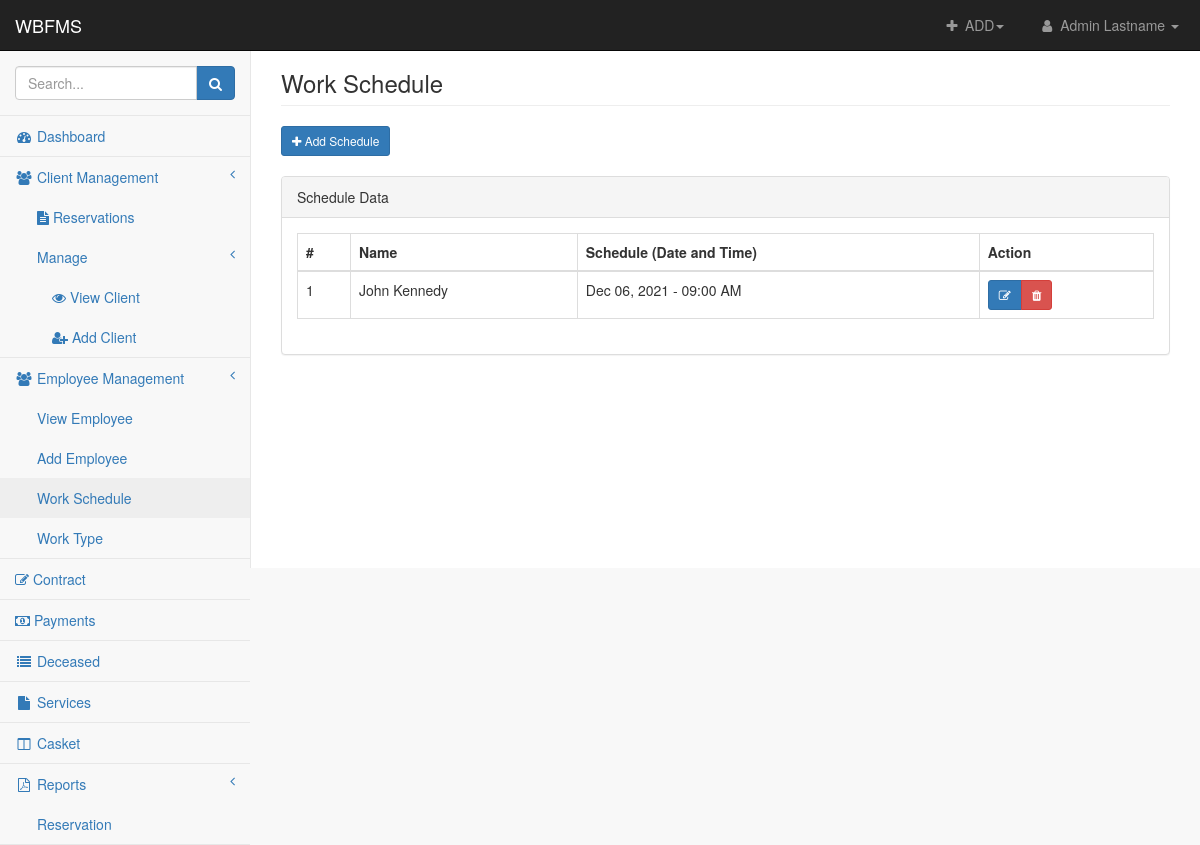
The app's page /admin/work-schedule.php (signed in) with its own data.
### tables this page shows
CREATE TABLE `work_schedule` (
  `work_schedule_id` int(11) NOT NULL,
  `date` date NOT NULL,
  `time` time NOT NULL,
  `employee_id` int(11) NOT NULL,
  `branch_id` int(11) NOT NULL
);

CREATE TABLE `employee` (
  `employee_id` int(11) NOT NULL,
  `employee_fname` text NOT NULL,
  `employee_mname` text NOT NULL,
  `employee_lname` text NOT NULL,
  `contact` int(11) NOT NULL,
  `branch_id` int(11) NOT NULL,
  `work_type` int(11) NOT NULL
);

### admin/includes/session.php (called while the page is built, shortened)
<?php
	include 'db-connection.php';
	$sql = "SELECT * FROM admin LEFT JOIN branches ON admin.branch_id = branches.branch_id WHERE admin.admin_id = '".$_SESSION['admin']."' AND branches.branch_id = '".$_SESSION['branch']."'";
	$query = $conn->query($sql);
	$user = $query->fetch_assoc();
?>

### admin/work-schedule.php (the view, shortened to what this page needs)
<?php include 'includes/header.php' ?>
<body>
<div id="wrapper">
    <?php include 'includes/nav.php' ?>
    <div class="navbar-default sidebar" role="navigation">
        <div class="sidebar-nav navbar-collapse">
            <ul class="nav" id="side-menu">
                <li class="sidebar-search">
                    <div class="input-group custom-search-form">
                        <input type="text" class="form-control" placeholder="Search...">
                        <span class="input-group-btn">
                            <button class="btn btn-primary" type="button">
                                <i class="fa fa-search"></i>
                            </button>
                        </span>
                    </div>
                </li>
                <li>
                    <a href="homepage.php" ><i class="fa fa-dashboard fa-fw"></i> Dashboard</a>
                </li>
                <li>
                    <a href="#"><i class="fa fa-users fa-fw"></i> Client Management<span class="fa arrow"></span></a>
                    <ul class="nav nav-second-level">
                    <li>
                            <a href="reservations.php"><i class="fa fa-file-text"></i> Reservations</a>
                        </li>
                        <li>
                            <a href="#">Manage<span class="fa arrow"></span></a>
                            <ul class="nav nav-third-level">
                                <li>
                                    <a href="view-client.php"><i class="fa fa-eye"></i> View Client</a>
                                </li>
                                <li>
                                    <a href="add-client.php"><i class="fa fa-user-plus"></i> Add Client</a>
                                </li>
                            </ul>
                        </li>
                    </ul>
                </li>
                <li>
                    <a href="#"><i class="fa fa-users fa-fw"></i> Employee Management<span class="fa arrow"></span></a>
                    <ul class="nav nav-second-level">
                        <li>
                            <a href="view-employee.php" >View Employee</a>
                        </li>
                        <li>
                            <a href="add-employee.php">Add Employee</a>
                        </li>
                        <li>
                            <a href="work-schedule.php" class="active">Work Schedule</a>
                        </li>
                        <li>
                            <a href="work-type.php">Work Type</a>
                        </li>
                    </ul>
                </li>
                <li>
                    <a href="contract.php"><i class="fa fa-edit"></i> Contract</a>
                </li>
                <li>
                    <a href="payments.php"><i class="fa fa-money"></i> Payments</a>
                </li>
                <li>
                    <a href="deceased.php" class=""><i class="fa fa-list fa-fw"></i> Deceased</a>
                </li>
                <li>
                    <a href="services.php" class=""><i class="fa fa-file fa-fw"></i> Services</a>
                </li>
                <li>
                    <a href="casket.php" class=""><i class="fa fa-columns fa-fw"></i> Casket</a>
                </li>
                <li>
                    <a href="#"><i class="fa fa-file-pdf-o fa-fw"></i> Reports<span class="fa arrow"></span></a>
                    <ul class="nav nav-second-level">
                        <li>
                            <a href="reservation-report.php">Reservation</a>
                        </li>
                    </ul>
                </li>
            </ul>
        </div>
    </div>
    <div id="page-wrapper">
        <div class="container-fluid">
            <div class="row">
                <div class="col-lg-12">
                    <h3 class="page-header">Work Schedule</h3>
                </div>
            </div>
            <div class="row">
                <div class="col-lg-12">
                    <a href="add-schedule.php" class="btn btn-primary btn-sm"><i class="fa fa-plus"></i> Add Schedule</a>
                </div>
            </div>
            <br>
            <div class="row">
                <div class="col-lg-12">
                    <div class="panel panel-default">
                        <div class="panel-heading">
                            Schedule Data
                        </div>
                        <div class="panel-body">
                            <div class="table-responsive">
                                <table class="table table-bordered table-hover" id="dataTables-example">
                                    <thead>
                                        <th>#</th>
                                        <th>Name</th>
                                        <th>Schedule (Date and Time)</th>
                                        <th>Action</th>
                                    </thead>
                                    <tbody>
                                        <?php
                                            $sched = "SELECT * FROM work_schedule LEFT JOIN employee ON employee.employee_id = work_schedule.employee_id LEFT JOIN branches ON branches.branch_id = work_schedule.branch_id WHERE branches.branch_id = '".$user['branch_id']."'";
                                            $query = $conn->query($sched);
                                            $no=1;
                                            while($row = $query->fetch_assoc()) { ?>
                                                <tr>
                                                    <td><?php echo $no;?></td>
                                                    <td><?php echo $row['employee_fname'].' '.$row['employee_mname'].' '.$row['employee_lname'];?></td>
                                                    <td><?php echo date('M d, Y', strtotime($row['date'])) . ' - ' . date('H:i A', strtotime($row['time']))?></td>
                                                    <td><div class="btn-group btn-group-sm">
                                                            <button class="edit-sched btn btn-primary btn-sm" data-id="<?php echo $row['work_schedule_id']; ?>"><i class="fa fa-edit"></i> </button>
                                                            <button class="delete-sched  btn btn-danger btn-sm" data-id="<?php echo $row_service['work_schedule_id']; ?>"><i class="fa fa-trash"></i> </button>
														</div></td>
                                                </tr>
                                        <?php $no++; } ?>
                                    </tbody>
                                </table>
                            </div>
                        </div>
                    </div>
                </div>
            </div>
        </div>
    </div>
</div>
</body>
</html>

### admin/includes/nav.php (shortened to what this page needs)
<?php include 'includes/session.php'?>
    <nav class="navbar navbar-inverse navbar-fixed-top" role="navigation">
        <div class="navbar-header">
            <a class="navbar-brand" href="homepage.php">WBFMS</a>
        </div>
        <ul class="nav navbar-right navbar-top-links">
            <li class="dropdown navbar-inverse">
                <a class="dropdown-toggle" data-toggle="dropdown" href="#">
                    <i class="fa fa-plus fa-fw"></i> ADD<b class="caret"></b>
                </a>
            </li>
            <li class="dropdown">
                <a class="dropdown-toggle" data-toggle="dropdown" href="#">
                    <i class="fa fa-user fa-fw"></i> <?php echo $user['admin_firstname'] . ' ' . $user['admin_lastname']; ?> <b class="caret"></b>
                </a>
            </li>
        </ul>
    </nav>

### admin/css/startmin.css (style rules this page uses)
body { background-color: #f8f8f8; }
#wrapper { width: 100%; }
#page-wrapper { padding-top: 30px; min-height: 568px; background-color: #fff; }
@media (min-width:768px) { #page-wrapper { position: inherit; margin-left: 250px; padding: 30px 15px 0 15px; border-left: 1px solid #e7e7e7; } }
.navbar-header { float: left; }
.navbar-right { text-align: right; }
.navbar-top-links { margin: 0; }
.navbar-top-links li { display: inline-block; }
.navbar-top-links li:last-child { margin-right: 6px; }
.navbar-top-links li a { padding: 15px; min-height: 50px; }
.navbar-top-links>li>a { color: #999; }
.sidebar .sidebar-nav.navbar-collapse { padding-right: 0; padding-left: 0; }
.sidebar .sidebar-search { padding: 15px; }
.sidebar ul li { border-bottom: 1px solid #e7e7e7; }
.sidebar ul li a.active { background-color: #eee; }
.sidebar .arrow { float: right; }
.sidebar .fa.arrow:before { content: "\f104"; }
.sidebar .nav-second-level li, .sidebar .nav-third-level li { border-bottom: 0!important; }
.sidebar .nav-second-level li a { padding-left: 37px; }
.sidebar .nav-third-level li a { padding-left: 52px; }
@media (min-width:768px) { .sidebar { z-index: 1; position: absolute; width: 250px; margin-top: 51px; } }

### records on screen
work_schedule: employee.employee_fname "John", employee.employee_lname "Kennedy", date "Dec 06, 2021", time "09:00 AM"

### other values on screen
$user['admin_firstname'] "Admin"
$user['admin_lastname'] "Lastname"
